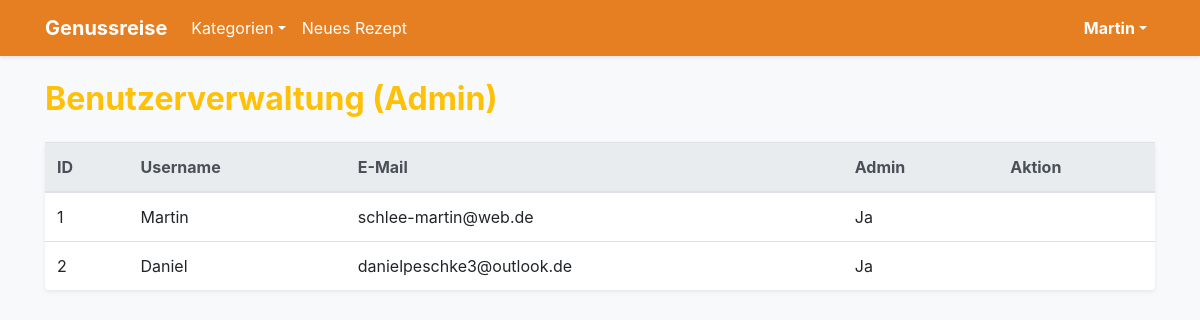
Before: /admin/users (signed in) with the older database file.
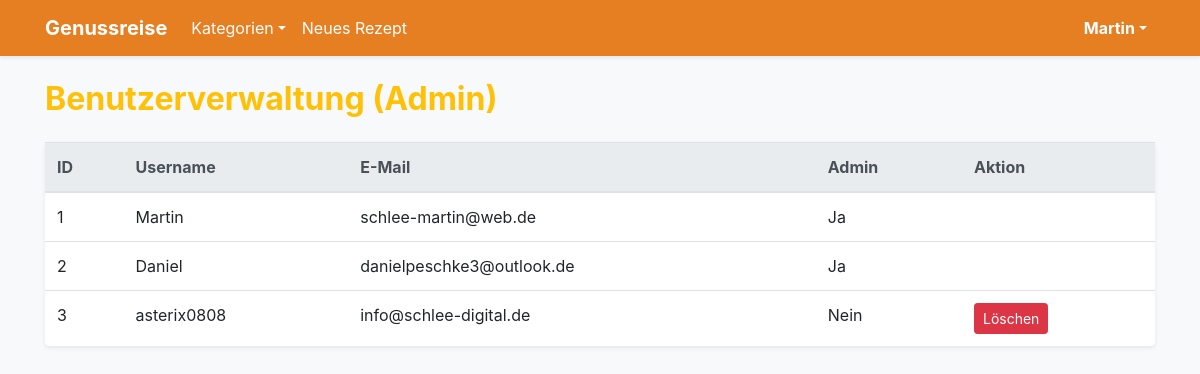
After: the same page with the newer database file.
### app.py (models this page shows)
class User(db.Model, UserMixin):
    id = db.Column(db.Integer, primary_key=True)
    username = db.Column(db.String(20), unique=True, nullable=False)
    email = db.Column(db.String(120), unique=True, nullable=False)
    password = db.Column(db.String(60), nullable=False)
    is_admin = db.Column(db.Boolean, default=False)
    recipes = db.relationship('Recipe', backref='author', lazy=True, cascade="all, delete-orphan")
    comments = db.relationship('Comment', backref='author', lazy=True, cascade="all, delete-orphan")
    favorites = db.relationship('Favorite', backref='user', lazy=True, cascade="all, delete-orphan")

### app.py (the view)
@app.route("/admin/users")
@login_required
def admin_users():
    if not current_user.is_admin: abort(403)
    return render_template('admin_users.html', users=User.query.all())

### app.py (called while the page is built)
@login_manager.user_loader
def load_user(user_id):
    return db.session.get(User, int(user_id))

@app.context_processor
def inject_categories():
    return dict(all_categories=Category.query.order_by(Category.name).all())

### templates/admin_users.html
{% extends "base.html" %}
{% block content %}
<h2 class="text-warning font-weight-bold mb-4">Benutzerverwaltung (Admin)</h2>
<table class="table bg-white shadow-sm rounded">
    <thead class="thead-light">
        <tr><th>ID</th><th>Username</th><th>E-Mail</th><th>Admin</th><th>Aktion</th></tr>
    </thead>
    <tbody>
        {% for user in users %}
        <tr>
            <td>{{ user.id }}</td>
            <td>{{ user.username }}</td>
            <td>{{ user.email }}</td>
            <td>{{ 'Ja' if user.is_admin else 'Nein' }}</td>
            <td>
                {% if not user.is_admin %}
                <form action="{{ url_for('admin_delete_user', user_id=user.id) }}" method="POST" onsubmit="return confirm('User wirklich löschen?');">
                    <button type="submit" class="btn btn-sm btn-danger">Löschen</button>
                </form>
                {% endif %}
            </td>
        </tr>
        {% endfor %}
    </tbody>
</table>
{% endblock %}

### templates/base.html (shortened to what this page needs)
<!DOCTYPE html>
<html lang="de">
<head>
    <link rel="stylesheet" href="https://stackpath.bootstrapcdn.com/bootstrap/4.5.2/css/bootstrap.min.css">
    <link rel="stylesheet" href="https://cdnjs.cloudflare.com/ajax/libs/font-awesome/5.15.4/css/all.min.css">
</head>
<body class="bg-light">
    <nav class="navbar navbar-expand-lg navbar-dark navbar-custom shadow-sm">
        <div class="container">
            <a class="navbar-brand font-weight-bold" href="{{ url_for('index') }}">Genussreise</a>
            <div class="collapse navbar-collapse">
                <ul class="navbar-nav mr-auto">
                    <li class="nav-item dropdown">
                        <a class="nav-link dropdown-toggle text-white" href="#" data-toggle="dropdown">Kategorien</a>
                    </li>
                    <li class="nav-item"><a class="nav-link text-white" href="{{ url_for('add_recipe') }}">Neues Rezept</a></li>
                </ul>
                <ul class="navbar-nav">
                    {% if current_user.is_authenticated %}
                        <li class="nav-item dropdown">
                            <a class="nav-link dropdown-toggle text-white font-weight-bold" href="#" data-toggle="dropdown">{{ current_user.username }}</a>
                        </li>
                    {% else %}
                        <li class="nav-item"><a class="nav-link text-white" href="{{ url_for('login') }}">Login</a></li>
                        <li class="nav-item ml-2"><a class="btn btn-outline-light btn-sm mt-1" href="{{ url_for('register') }}">Registrieren</a></li>
                    {% endif %}
                </ul>
            </div>
        </div>
    </nav>
    <div class="container mt-4">
        {% block content %}{% endblock %}
    </div>
</body>
</html>

### templates/base.html (style rules this page uses)
.navbar-custom { background-color: #e67e22; }

Changed rows visible on the page:
added User: id "3", username "asterix0808", email "info@schlee-digital.de", is_admin "Nein"
